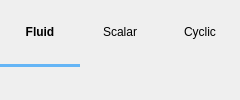
          <widget class="QFrame" name="tab_frame">
           <property name="styleSheet">
            <string notr="true">QPushButton:hover {color:#64B5F6; background-color: transparent;}
                     QPushButton:pressed {color: #64B5F6; background-color: transparent;}
                     QPushButton:checked { font: bold; background-color: transparent;}</string>
           </property>
           <property name="frameShape">
            <enum>QFrame::NoFrame</enum>
           </property>
           <property name="frameShadow">
            <enum>QFrame::Plain</enum>
           </property>
           <layout class="QGridLayout" name="tab_layout">
            <property name="leftMargin">
             <number>0</number>
            </property>
            <property name="topMargin">
             <number>0</number>
            </property>
            <property name="rightMargin">
             <number>0</number>
            </property>
            <property name="bottomMargin">
             <number>10</number>
            </property>
            <property name="spacing">
             <number>0</number>
            </property>
            <item row="1" column="0">
             <widget class="Line" name="tab_underline">
              <property name="sizePolicy">
               <sizepolicy hsizetype="Preferred" vsizetype="Fixed">
                <horstretch>0</horstretch>
                <verstretch>0</verstretch>
               </sizepolicy>
              </property>
              <property name="minimumSize">
               <size>
                <width>0</width>
                <height>3</height>
               </size>
              </property>
              <property name="maximumSize">
               <size>
                <width>16777215</width>
                <height>3</height>
               </size>
              </property>
              <property name="styleSheet">
               <string notr="true">QWidget{
                     background-color: #64B5F6;
                     border-color: #64B5F6;
                           }</string>
              </property>
              <property name="lineWidth">
               <number>0</number>
              </property>
              <property name="orientation">
               <enum>Qt::Horizontal</enum>
              </property>
             </widget>
            </item>
            <item row="0" column="0">
             <widget class="QPushButton" name="pushbutton_fluid">
              <property name="font">
               <font>
                <weight>75</weight>
                <bold>true</bold>
               </font>
              </property>
              <property name="text">
               <string>Fluid</string>
              </property>
              <property name="flat">
               <bool>true</bool>
              </property>
             </widget>
            </item>
            <item row="0" column="1">
             <widget class="QPushButton" name="pushbutton_scalar">
              <property name="text">
               <string>Scalar</string>
              </property>
              <property name="flat">
               <bool>true</bool>
              </property>
             </widget>
            </item>
            <item row="0" column="2">
             <widget class="QPushButton" name="pushbutton_cyclic">
              <property name="text">
               <string>Cyclic</string>
              </property>
              <property name="flat">
               <bool>true</bool>
              </property>
             </widget>
            </item>
           </layout>
          </widget>
